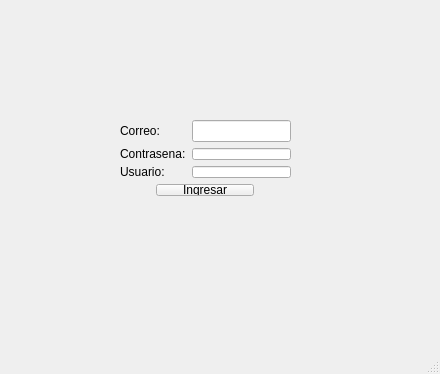
<?xml version="1.0" encoding="UTF-8"?>
<ui version="4.0">
 <class>MainWindow</class>
 <widget class="QMainWindow" name="MainWindow">
  <property name="geometry">
   <rect>
    <x>0</x>
    <y>0</y>
    <width>440</width>
    <height>374</height>
   </rect>
  </property>
  <property name="windowTitle">
   <string>MainWindow</string>
  </property>
  <widget class="QWidget" name="centralwidget">
   <widget class="QWidget" name="">
    <property name="geometry">
     <rect>
      <x>120</x>
      <y>120</y>
      <width>171</width>
      <height>76</height>
     </rect>
    </property>
    <layout class="QGridLayout" name="gridLayout">
     <item row="4" column="1" colspan="3">
      <widget class="QPushButton" name="pushButton">
       <property name="text">
        <string>Ingresar</string>
       </property>
      </widget>
     </item>
     <item row="2" column="0" colspan="2">
      <widget class="QLabel" name="label_2">
       <property name="text">
        <string>Contrasena:</string>
       </property>
      </widget>
     </item>
     <item row="2" column="2" colspan="3">
      <widget class="QLineEdit" name="lineEdit_2"/>
     </item>
     <item row="0" column="2" rowspan="2" colspan="3">
      <widget class="QLineEdit" name="lineEdit_3"/>
     </item>
     <item row="3" column="0" colspan="2">
      <widget class="QLabel" name="label">
       <property name="text">
        <string>Usuario:</string>
       </property>
      </widget>
     </item>
     <item row="3" column="2" colspan="3">
      <widget class="QLineEdit" name="lineEdit"/>
     </item>
     <item row="0" column="0" rowspan="2" colspan="2">
      <widget class="QLabel" name="label_3">
       <property name="text">
        <string>Correo:</string>
       </property>
      </widget>
     </item>
    </layout>
   </widget>
  </widget>
  <widget class="QMenuBar" name="menubar">
   <property name="geometry">
    <rect>
     <x>0</x>
     <y>0</y>
     <width>440</width>
     <height>18</height>
    </rect>
   </property>
  </widget>
  <widget class="QStatusBar" name="statusbar"/>
 </widget>
 <resources/>
 <connections/>
</ui>
